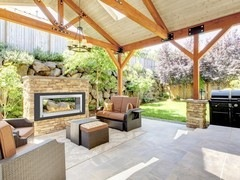
#> input picture SLIC/1.jpg, 240 x 180 px
$ python slic.py --image 1.jpg
#> lines starting #> are read from the running program, lines starting #| are printed output that depends on the picture
# import the necessary packages
from skimage.segmentation import slic
from skimage.segmentation import mark_boundaries
from skimage.util import img_as_float
from skimage import io
import matplotlib.pyplot as plt
import argparse

# construct the argument parser and parse the arguments
ap = argparse.ArgumentParser()
ap.add_argument("-i", "--image", required = True, help = "Path to the image")
args = vars(ap.parse_args())

# load the image and convert it to a floating point data type
image = io.imread(args["image"])
#> image is the input picture: shape (180, 240, 3); mean R, G, B 180.3, 167, 140.8

# loop over the number of segments
numSegments = 10
# apply SLIC and extract (approximately) the supplied number
# of segments
segments = slic(image, n_segments = numSegments, sigma = 5, convert2lab = True)
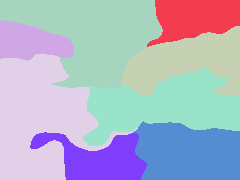
#> segments: shape (180, 240) int64; 8 distinct labels, from 1 to 8; one colour per label, 0 black

# show the output of SLIC
fig = plt.figure("Superpixels -- %d segments" % (numSegments))
ax = fig.add_subplot(1, 1, 1)
ax.imshow(mark_boundaries(image, segments))
plt.axis("off")

# show the plots
plt.show()
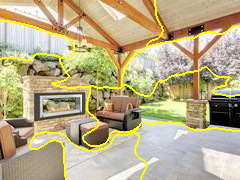
#> shown: shape (180, 240, 3) float64; mean R, G, B 0.721, 0.672, 0.524

$ run again, on SLIC/3.jpg
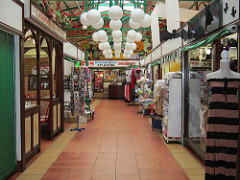
#> input picture SLIC/3.jpg, 240 x 180 px
#> image is the input picture: shape (180, 240, 3); mean R, G, B 119.1, 103.2, 87.1
#> `segments = slic(image, n_segments = numSegments, sigma = 5, convert2la..`:
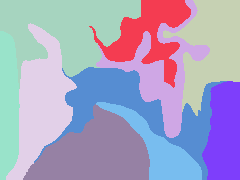
#> segments: shape (180, 240) int64; 10 distinct labels, from 1 to 10; one colour per label, 0 black
#> `plt.show()`:
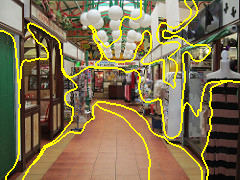
#> shown: shape (180, 240, 3) float64; mean R, G, B 0.508, 0.451, 0.313

$ run again, on SLIC/4.jpg
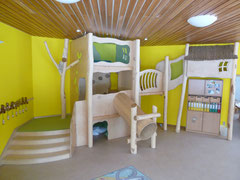
#> input picture SLIC/4.jpg, 240 x 180 px
#> image is the input picture: shape (180, 240, 3); mean R, G, B 156.5, 146.6, 104.3
#> `segments = slic(image, n_segments = numSegments, sigma = 5, convert2la..`:
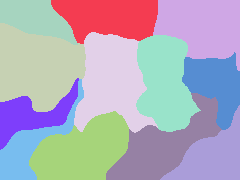
#> segments: shape (180, 240) int64; 12 distinct labels, from 1 to 12; one colour per label, 0 black
#> `plt.show()`:
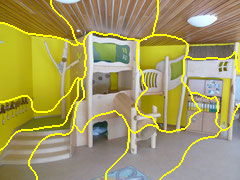
#> shown: shape (180, 240, 3) float64; mean R, G, B 0.637, 0.6, 0.387

$ run again, on SLIC/5.jpg
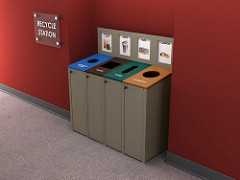
#> input picture SLIC/5.jpg, 240 x 180 px
#> image is the input picture: shape (180, 240, 3); mean R, G, B 116.8, 70.3, 65.8
#> `segments = slic(image, n_segments = numSegments, sigma = 5, convert2la..`:
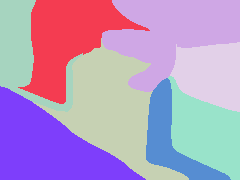
#> segments: shape (180, 240) int64; 8 distinct labels, from 1 to 8; one colour per label, 0 black
#> `plt.show()`:
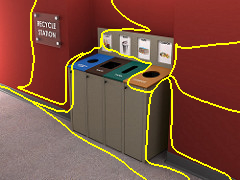
#> shown: shape (180, 240, 3) float64; mean R, G, B 0.487, 0.314, 0.247
